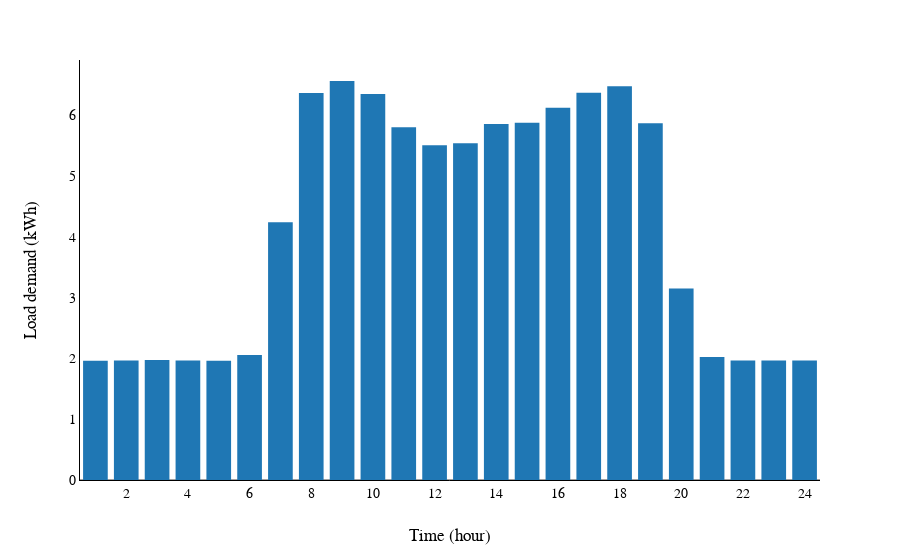

Notebook code cell kept with this figure:
### Markdown cell above
# Demanda

### Code cell
fig = px.bar(demanda,
              y='power Impute medida2 KWh',
              x='hora',
              template="ygridoff",
              #color='Month',
              category_orders={
                  "Month": [
                      "Jan", "Feb", "Mar", "Apr", "May", "Jun", "Jul", "Aug",
                      "Sep", "Oct", "Nov", "Dec"                  ]
              },
              #title="Load Profile 2019",
             
              )
fig.update_yaxes(nticks=10)
fig.update_xaxes(nticks=24)
fig.update_xaxes(title_text='Time (hour)')
fig.update_yaxes(title_text='Load demand (kWh)')
fig.update_xaxes(showline=True, linecolor='black')
fig.layout.update(showlegend=False) 
fig.update_yaxes(showline=True, linecolor='black')

fig.update_layout(
    font_family="Times New Roman",
    title_font_family="Times New Roman",
    font_size=14
    ,
    font_color="black",
)

fig.show()

#fig.write_image("load_profile_1.svg")

### Figure 1 — Plotly figure (JSON) as saved in the notebook; plotly's stock layout.template omitted (floating-point values rounded to 4 significant figures)
{"data": [{"alignmentgroup": "True", "hovertemplate": "hora=%{x}<br>power Impute medida2 KWh=%{y}<extra></extra>", "legendgroup": "", "marker": {"color": "#1F77B4"}, "name": "", "offsetgroup": "", "orientation": "v", "showlegend": false, "textposition": "auto", "type": "bar", "x": [1, 2, 3, 4, 5, 6, 7, 8, 9, 10, 11, 12, 13, 14, 15, 16, 17, 18, 19, 20, 21, 22, 23, 24], "xaxis": "x", "y": [1.963, 1.965, 1.976, 1.967, 1.961, 2.058, 4.241, 6.367, 6.564, 6.349, 5.804, 5.506, 5.542, 5.857, 5.876, 6.123, 6.371, 6.48, 5.869, 3.15, 2.023, 1.967, 1.966, 1.967], "yaxis": "y"}], "layout": {"barmode": "relative", "font": {"color": "black", "family": "Times New Roman", "size": 14}, "legend": {"tracegroupgap": 0}, "margin": {"t": 60}, "showlegend": false, "title": {"font": {"family": "Times New Roman"}}, "xaxis": {"anchor": "y", "domain": [0, 1], "linecolor": "black", "nticks": 24, "showline": true, "title": {"text": "Time (hour)"}}, "yaxis": {"anchor": "x", "domain": [0, 1], "linecolor": "black", "nticks": 10, "showline": true, "title": {"text": "Load demand (kWh)"}}}}
